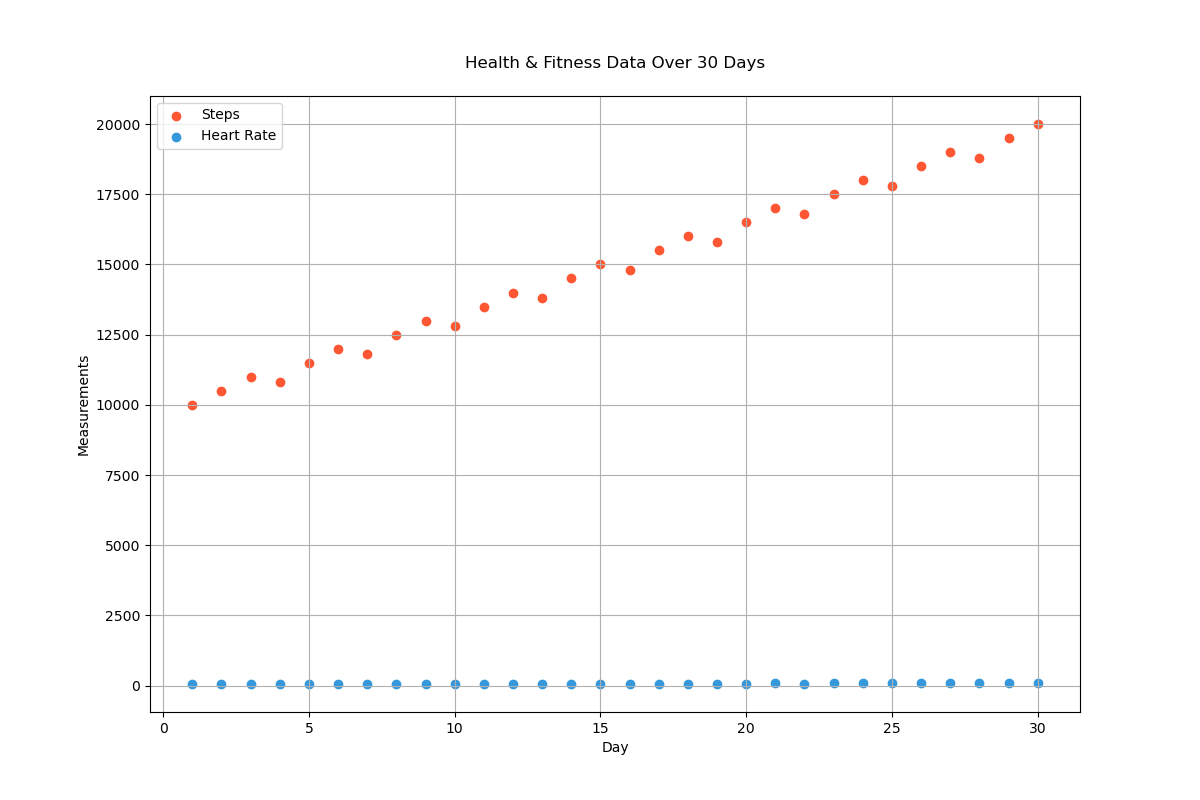

Source code (Python):

import matplotlib.pyplot as plt

# Data
days = [1, 2, 3, 4, 5, 6, 7, 8, 9, 10, 11, 12, 13, 14, 15, 16, 17, 18, 19, 20, 21, 22, 23, 24, 25, 26, 27, 28, 29, 30]
steps = [10000, 10500, 11000, 10800, 11500, 12000, 11800, 12500, 13000, 12800, 13500, 14000, 13800, 14500, 15000, 14800, 15500, 16000, 15800, 16500, 17000, 16800, 17500, 18000, 17800, 18500, 19000, 18800, 19500, 20000]
heart_rate = [60, 62, 63, 64, 66, 67, 65, 68, 70, 69, 71, 72, 70, 73, 74, 72, 75, 76, 74, 77, 78, 76, 79, 80, 78, 81, 82, 80, 83, 84]

# Scatter plot
plt.figure(figsize=(12, 8))  # Width:12, Height:8
plt.scatter(days, steps, color='#FF5733', label='Steps')  # Orange
plt.scatter(days, heart_rate, color='#3498DB', label='Heart Rate')  # Blue

# Customize the plot
plt.title('Health & Fitness Data Over 30 Days', pad=20)
plt.xlabel('Day')
plt.ylabel('Measurements')
plt.legend(loc='upper left')
plt.grid(True)

# Show the plot
plt.show()
